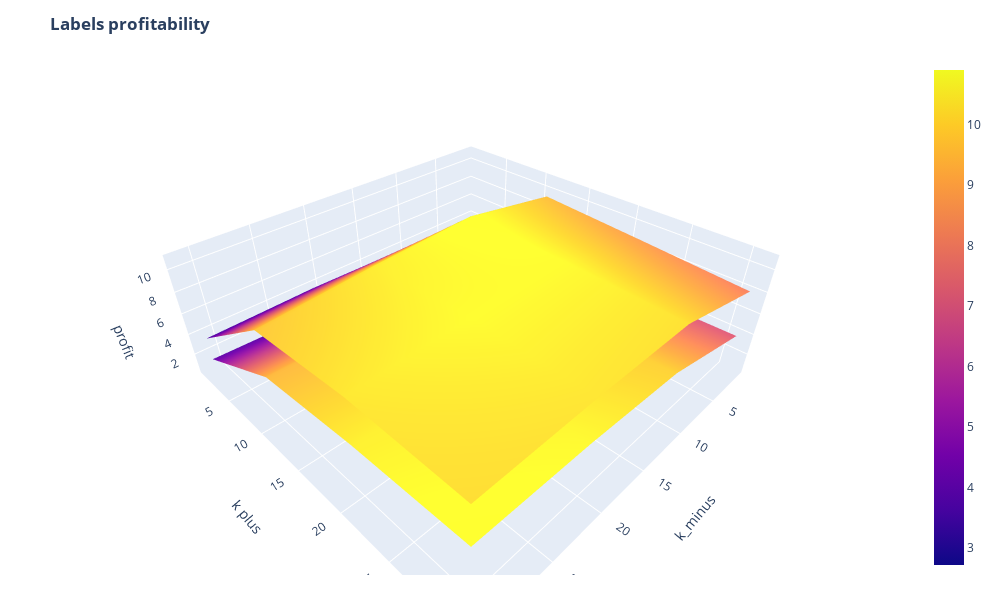

Notebook cell for this chart:
### Code cell
# 3d plot k_plus, k_minus and profit. One surfice shows a certain level of alpha

fig = go.Figure(data=[go.Surface(z=gs_df_0_pivot.values, x=gs_df_0_pivot.columns.values, y=gs_df_0_pivot.index.values, name='alpha=0'),
go.Surface(z=gs_df_039_pivot.values, x=gs_df_039_pivot.index.values, y=gs_df_039_pivot.columns.values,  name='alpha=0.039',showscale=False)])


fig.update_layout(title='<b>Labels profitability</b>', autosize=False,
                  width=1000, height=600, 
                  scene=dict(
                    xaxis_title='k_minus',
                    yaxis_title='k plus',
                    zaxis_title='profit'),
                  margin=dict(l=35, r=30, b=25, t=60))

fig.show()

### Figure 1 — Plotly figure (JSON) as saved in the notebook; plotly's stock layout.template omitted (floating-point values rounded to 4 significant figures)
{"data": [{"name": "alpha=0", "type": "surface", "x": [1, 11, 21, 31], "y": [1, 11, 21, 31], "z": [[2.718, 3.738, 3.828, 3.581], [9.477, 10.9, 10.37, 9.638], [8.793, 10.64, 10.67, 10.28], [8.07, 10.14, 10.23, 10.07]]}, {"name": "alpha=0.039", "showscale": false, "type": "surface", "x": [1, 11, 21, 31], "y": [1, 11, 21, 31], "z": [[0.3986, 1.004, 1.274, 1.452], [3.229, 5.093, 5.544, 5.596], [3.727, 5.787, 6.379, 6.43], [3.838, 5.97, 6.567, 6.795]]}], "layout": {"autosize": false, "height": 600, "margin": {"b": 25, "l": 35, "r": 30, "t": 60}, "scene": {"xaxis": {"title": {"text": "k_minus"}}, "yaxis": {"title": {"text": "k plus"}}, "zaxis": {"title": {"text": "profit"}}}, "title": {"text": "<b>Labels profitability</b>"}, "width": 1000}}
